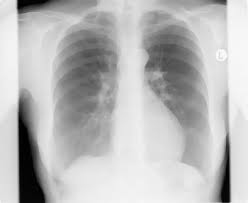
#> input picture xray.jpg, 248 x 203 px
$ python -i medical_image_project.py   (imports and definitions only)   (older library calls are emulated)
#> lines starting #> are read from the running program, lines starting #| are printed output that depends on the picture; after the words box and inside, x2 and y2 are one past the last pixel; in counts of white or black regions, pixels touching at a corner belong together
import cv2
import numpy as np
import os

def process_image(image_path):
#> called with image_path = 'xray.jpg'
    img = cv2.imread(image_path)
#> img is the input picture: shape (203, 248, 3); min 0, max 255, mean 184.9

    if img is None:
        return None

    # Convert to grayscale
    gray = cv2.cvtColor(img, cv2.COLOR_BGR2GRAY)

    # Histogram Equalization
    hist_equalized = cv2.equalizeHist(gray)
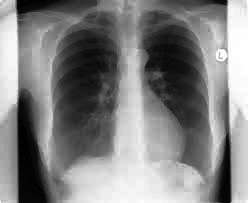
#> hist_equalized: shape (203, 248); min 0, max 255, mean 128.4

    # Gaussian Blur
    gaussian = cv2.GaussianBlur(hist_equalized, (5, 5), 0)

    # Median Filter
    median = cv2.medianBlur(gray, 5)

    # Sobel Edge Detection
    sobel_x = cv2.Sobel(gaussian, cv2.CV_64F, 1, 0, ksize=3)
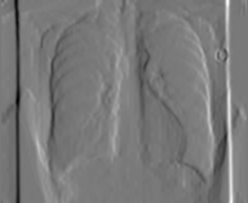
#> sobel_x: shape (203, 248) float64; min -423, max 468, mean 1.1; drawn with min black and max white
    sobel_y = cv2.Sobel(gaussian, cv2.CV_64F, 0, 1, ksize=3)
    sobel_magnitude = cv2.magnitude(sobel_x, sobel_y)
    sobel_magnitude = cv2.convertScaleAbs(sobel_magnitude)
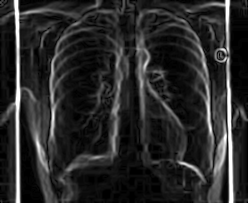
#> sobel_magnitude: shape (203, 248); min 0, max 255, mean 42.4

    # Laplacian
    laplacian = cv2.Laplacian(gaussian, cv2.CV_64F)
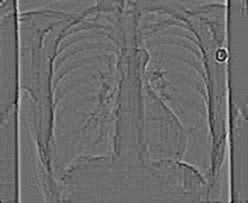
#> laplacian: shape (203, 248) float64; min -30, max 40, mean 0; drawn with min black and max white
    laplacian = cv2.convertScaleAbs(laplacian)

    # Canny
    canny = cv2.Canny(gaussian, 100, 200)
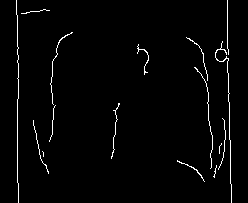
#> canny: shape (203, 248); 2.1% white in thin lines or dots, all inside (x1, y1, x2, y2) = (16, 0, 232, 203)

    # Threshold
    _, threshold = cv2.threshold(gaussian, 120, 255, cv2.THRESH_BINARY)
#> threshold: shape (203, 248); 53.2% white; 4 black regions, box (x1, y1, x2, y2) and area: (16, 0, 128, 169) 10624, (138, 0, 228, 172) 8353, (15, 78, 64, 203) 3358, (209, 91, 232, 203) 1250

    # Adaptive Threshold
    adaptive = cv2.adaptiveThreshold(
        gaussian,
        255,
        cv2.ADAPTIVE_THRESH_GAUSSIAN_C,
        cv2.THRESH_BINARY,
        11,
        2
    )
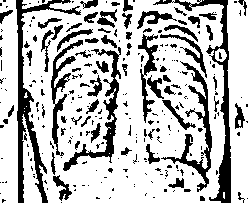
#> adaptive: shape (203, 248); 74.1% white; 262 black regions (195 under 20 px), largest, box (x1, y1, x2, y2) and area: (16, 0, 81, 203) 2100, (153, 0, 231, 203) 1731, (161, 61, 212, 192) 1191

    # Morphology
    kernel = np.ones((3, 3), np.uint8)
    erosion = cv2.erode(threshold, kernel, iterations=1)
#> erosion: shape (203, 248); 49.6% white; 3 white regions (1 under 20 px), largest, box (x1, y1, x2, y2) and area: (0, 0, 248, 203) 24932, (67, 18, 78, 23) 36
    dilation = cv2.dilate(threshold, kernel, iterations=1)
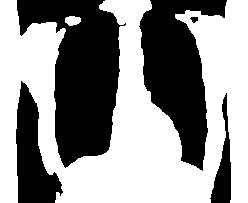
#> dilation: shape (203, 248); 56.7% white; 5 black regions, box (x1, y1, x2, y2) and area: (17, 0, 126, 168) 10003, (139, 0, 227, 171) 7740, (16, 81, 63, 203) 3030, (210, 93, 231, 203) 996, (190, 17, 198, 23) 34

    # Create output folder
    output_folder = os.path.join("static", "outputs")
    if not os.path.exists(output_folder):
        os.makedirs(output_folder)

    # Save images
    cv2.imwrite(os.path.join(output_folder, "1_grayscale.jpg"), gray)
    cv2.imwrite(os.path.join(output_folder, "2_hist_equalized.jpg"), hist_equalized)
    cv2.imwrite(os.path.join(output_folder, "3_gaussian.jpg"), gaussian)
    cv2.imwrite(os.path.join(output_folder, "4_median.jpg"), median)
    cv2.imwrite(os.path.join(output_folder, "5_sobel.jpg"), sobel_magnitude)
    cv2.imwrite(os.path.join(output_folder, "6_laplacian.jpg"), laplacian)
    cv2.imwrite(os.path.join(output_folder, "7_canny.jpg"), canny)
    cv2.imwrite(os.path.join(output_folder, "8_threshold.jpg"), threshold)
    cv2.imwrite(os.path.join(output_folder, "9_adaptive.jpg"), adaptive)
    cv2.imwrite(os.path.join(output_folder, "10_erosion.jpg"), erosion)
    cv2.imwrite(os.path.join(output_folder, "11_dilation.jpg"), dilation)

    # Return filenames for HTML display
    return [
        "outputs/1_grayscale.jpg",
        "outputs/2_hist_equalized.jpg",
        "outputs/3_gaussian.jpg",
        "outputs/4_median.jpg",
        "outputs/5_sobel.jpg",
        "outputs/6_laplacian.jpg",
        "outputs/7_canny.jpg",
        "outputs/8_threshold.jpg",
        "outputs/9_adaptive.jpg",
        "outputs/10_erosion.jpg",
        "outputs/11_dilation.jpg",
    ]

>>> result = process_image('xray.jpg')
